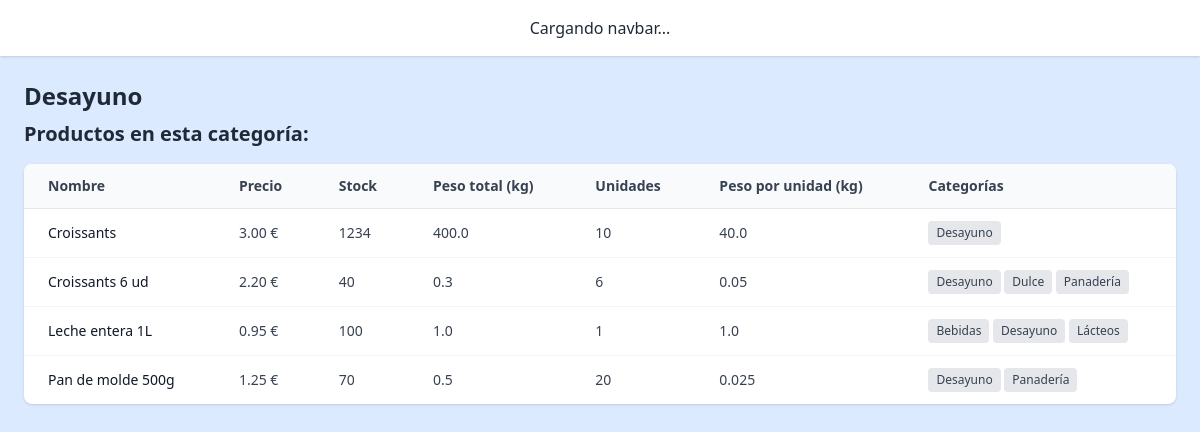
The page /category/Desayuno/ on the database as committed earlier.
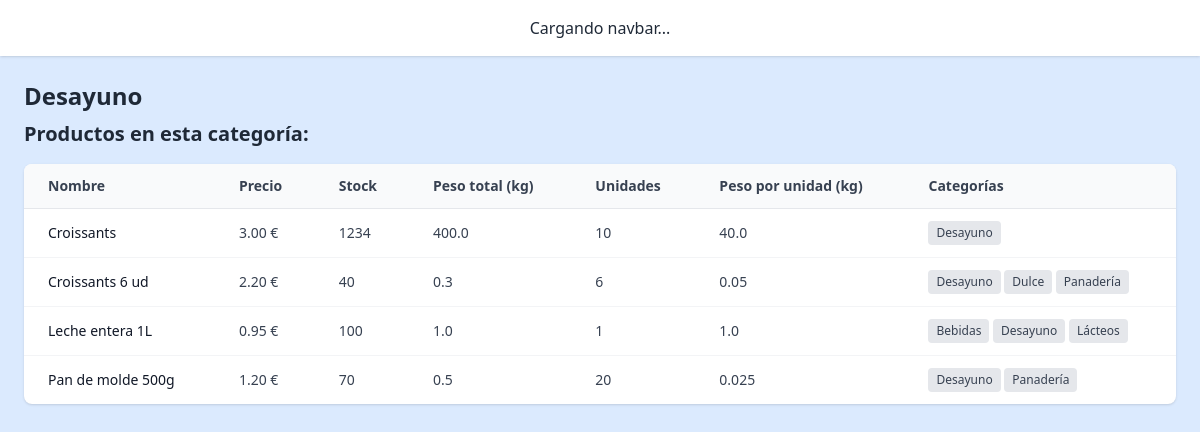
The same page on the database as committed later.
### core/models/product.py (models this page shows, shortened)
class Product(models.Model):
    name = models.TextField(max_length=100, help_text="Nombre del producto")
    price = models.DecimalField(max_digits=6, decimal_places=2, help_text="Precio del producto")
    stock = models.PositiveIntegerField(default=0, help_text="Cantidad disponible en el inventario")
    categories = models.ManyToManyField(Category, related_name='products')
    image = models.ImageField(upload_to='product_images/', blank=True, null=True, help_text="Imagen del producto")
    weight_kg = models.FloatField(
        null=True, blank=True,
        help_text="Peso total o capacidad del paquete del producto (en kilogramos o Litros). Ej: 0.5 para 500 gramos"
    )
    units = models.PositiveIntegerField(
        null=True, blank=True,
        help_text="Cantidad de unidades individuales que contiene el paquete. Ej: 6 para un pack de 6 latas"
    )
    weight_per_unit_kg = models.FloatField(
        null=True, blank=True,
        help_text="Peso o capacidad de una unidad del producto, si aplica (en kilogramos o litros). Ej: 0.33 para una lata de 330 ml"
    )
    description = models.TextField(
        blank=True,
        help_text="Descripción del producto (ingredientes, uso, etc.) para ayudar a OpenAI a planificar mejor"
    )
    @property
    def estimated_weight_per_unit(self):
        if self.weight_per_unit_kg:
            return self.weight_per_unit_kg
        if self.weight_kg and self.units:
            return round(self.weight_kg / self.units, 3)
        return None
    @property
    def estimated_total_weight(self):
        if self.weight_kg:
            return self.weight_kg
        if self.weight_per_unit_kg and self.units:
            return round(self.weight_per_unit_kg * self.units, 3)
        return None

### core/views.py (the view)
# urls.py: path('category/<str:name>/', category_detail_view, name='category_detail'),
def category_detail_view(request, name):
    category = get_object_or_404(Category, name=name)
    return render(request, "core/category_detail.html", {"category": category})

### core/templates/core/category_detail.html (shortened to what this page needs)
{% extends "base.html" %}
{% block content %}
<h2 class="text-2xl font-bold mb-2">{{ category.name }}</h2>
<h3 class="text-xl font-semibold mb-4">Productos en esta categoría:</h3>
<div class="overflow-x-auto bg-white shadow rounded-lg">
  <table class="min-w-full divide-y divide-gray-200 text-sm">
    <thead class="bg-gray-50 text-gray-700 font-semibold">
      <tr>
        <th class="px-6 py-3 text-left">Nombre</th>
        <th class="px-6 py-3 text-left">Precio</th>
        <th class="px-6 py-3 text-left">Stock</th>
        <th class="px-6 py-3 text-left">Peso total (kg)</th>
        <th class="px-6 py-3 text-left">Unidades</th>
        <th class="px-6 py-3 text-left">Peso por unidad (kg)</th>
        <th class="px-6 py-3 text-left">Categorías</th>
      </tr>
    </thead>
    <tbody class="divide-y divide-gray-100">
      {% for item in category.products.all %}
        <tr class="hover:bg-gray-50 transition cursor-pointer" onclick="window.location.href='{% url 'product_detail' item.pk %}'">
          <td class="px-6 py-3 font-medium text-gray-900">{{ item.name }}</td>
          <td class="px-6 py-3 text-gray-700">{{ item.price }} €</td>
          <td class="px-6 py-3 text-gray-700">{{ item.stock }}</td>
          <td class="px-6 py-3 text-gray-700">{{ item.estimated_total_weight|default:"–" }}</td>
          <td class="px-6 py-3 text-gray-700">{{ item.units|default:"–" }}</td>
          <td class="px-6 py-3 text-gray-700">{{ item.estimated_weight_per_unit|default:"–" }}</td>
          <td class="px-6 py-3 text-gray-700">
            {% for cat in item.categories.all %}
              <span class="inline-block bg-gray-200 text-xs px-2 py-1 rounded">{{ cat.name }}</span>
            {% empty %}
              <span class="text-gray-400 text-xs">Ninguna</span>
            {% endfor %}
          </td>
        </tr>
      {% empty %}
        <tr>
          <td colspan="8" class="px-6 py-4 text-center text-gray-500">No hay productos en esta categoría.</td>
        </tr>
      {% endfor %}
    </tbody>
  </table>
</div>
{% endblock %}

Rows that differ between the two databases and show on the page:
changed Product "Pan de molde 500g": price "1.25" → "1.20"
